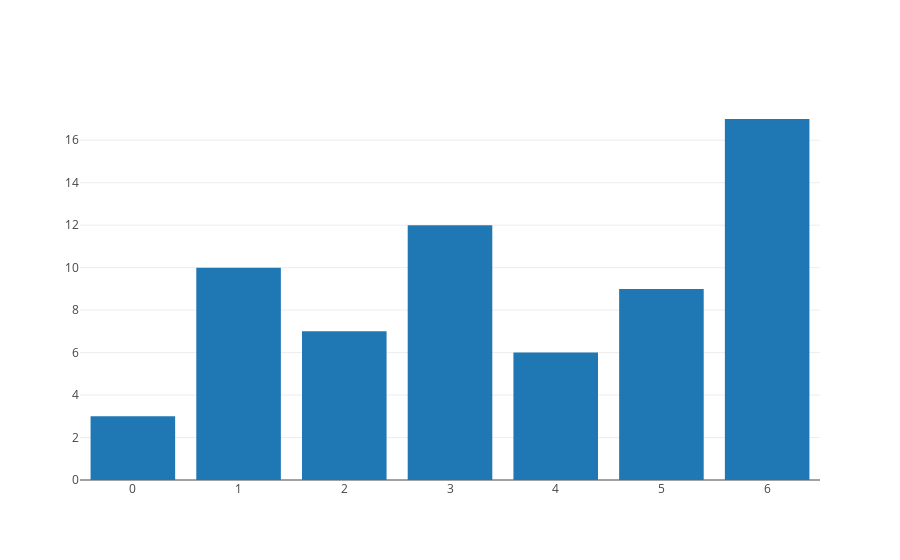

Notebook code for this chart:
### Code cell
iplot(data, filename='basic-bar')

### Figure 1 — Plotly figure (JSON) as saved in the notebook; plotly's stock layout.template omitted (floating-point values rounded to 4 significant figures)
{"data": [{"type": "bar", "x": [5, 1, 0, 2, 4, 6, 3], "y": [9, 10, 3, 7, 6, 17, 12]}], "layout": {}}
